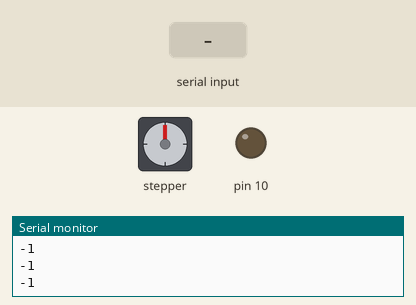
Recording of a sketch running on a simulated Arduino Mega 2560, built with avr-gcc and run on an emulated ATmega2560. Parts: stepper motor, output pins drawn as LEDs (lit = HIGH), the last lines printed to the serial monitor. The inputs (shaded band) are chosen by the test bench. Stepper angles assume 200 steps per turn.

Above: at 1.2 s.
1.3 s: "u" received over Serial
At 3.6 s:
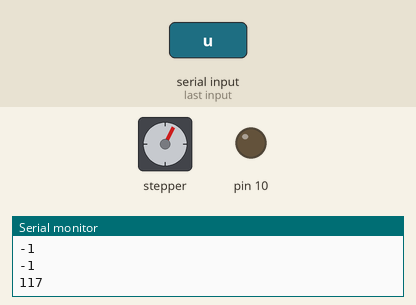
4.3 s: "i" received over Serial
At 28.72 s:
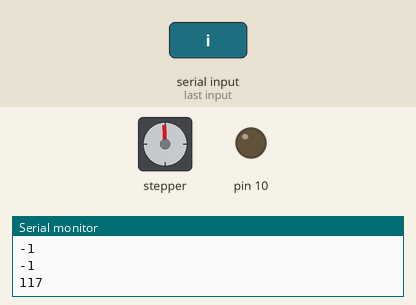
Timing chart, 0 to 29.2 s (numbered marks = the images above; inputs shaded):
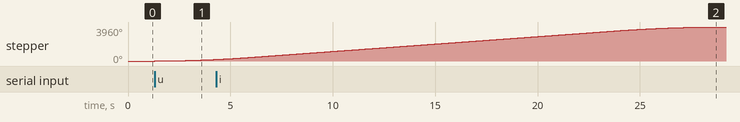

Measured:
- after the input at 1.3 s, stepper: keeps turning clockwise at about 64°/s, starting at once

The sketch:

stepper_motor_test.ino
```cpp
#include <AccelStepper.h>

int dirPin = 2;
int stepPin = 3;

#define motorInterfaceType 1

AccelStepper myStepper(motorInterfaceType, stepPin, dirPin);

void setup() {
	Serial.begin(9600);
  myStepper.setMaxSpeed(100);
	myStepper.setAcceleration(20);
	myStepper.setSpeed(100);
  pinMode(10,OUTPUT);
  digitalWrite(48,HIGH);
}

void loop() {
  int a = Serial.read();
  Serial.println(a);
  stepperMotorControl(a);
}
void stepperMotorControl(char a)
{
  switch(a)
  {
    case 'u':
      myStepper.move(2200);
      digitalWrite(48,LOW);
      while(myStepper.isRunning()){
        myStepper.run();
      }
      digitalWrite(48,HIGH);
      break;
    case 'i':
      myStepper.move(-2100);
      digitalWrite(48,LOW);
      while(myStepper.isRunning()){
        myStepper.run();
      }
      digitalWrite(48,HIGH);
      break;

  }
}
```
